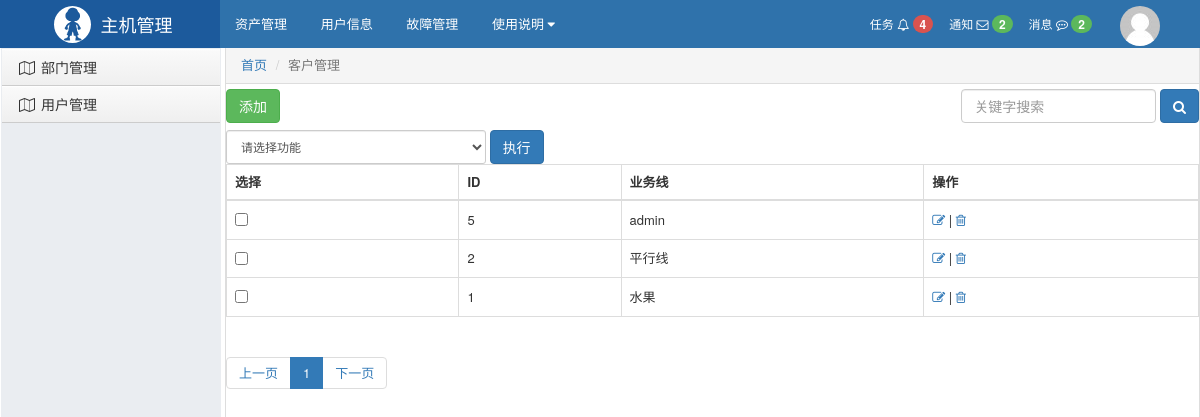
The app's page /stark/api/businessunit/list/ with its own data.
### api/models.py (models this page shows, shortened)
class BusinessUnit(models.Model):
    name = models.CharField('业务线', max_length=64, unique=True)
    class Meta:
        verbose_name_plural = "业务线表"

### stark/service/stark.py (the view, shortened to what this page needs)
    def changelist_view(self, request, *args, **kwargs):
        search_list, q, con = self.get_search_condition(request)
        from stark.utils.pagination import Pagination
        total_count = self.model_class.objects.filter(con).count()
        query_params = request.GET.copy()
        query_params._mutable = True
        page = Pagination(request.GET.get('page'), total_count, request.path_info, query_params, per_page=7)
        origin_queryset = self.get_queryset(request, *args, **kwargs)
        queryset = origin_queryset.filter(con).filter(**self.get_list_filter_condition()).order_by(
            *self.get_order_by()).distinct()[page.start:page.end]
        model_form_set_class = self.get_model_form_set_class()
        model_formset = model_form_set_class(queryset=queryset,form_kwargs={'request':request})
        if request.method == "POST" and request.POST.get('_multi_save'):
            model_formset = model_form_set_class(data=request.POST, queryset=queryset,form_kwargs={'request':request})
            if model_formset.is_valid():
                model_formset.save()
                return redirect(self.reverse_list_origin_url())
        cl = ChangeList(self, queryset, q, search_list, page, model_formset)
        context = {
            'cl': cl
        }
        return render(request, 'stark/changelist.html', context)

### stark/service/stark.py (called while the page is built)
    def header_list(self):
        if self.list_display:
            for name_or_func in self.list_display:
                if isinstance(name_or_func, FunctionType):
                    verbose_name = name_or_func(self.config, header=True)
                else:
                    verbose_name = self.config.model_class._meta.get_field(name_or_func).verbose_name
                yield verbose_name
        else:
            yield self.config.model_class._meta.model_name

    def body_list(self):
        if self.list_edit:
            return self.edit_body()
        return self.origin_body()

    def origin_body(self):
        for row in self.queryset:
            row_list = []
            if not self.list_display:
                row_list.append([row, ])
                yield row_list
                continue
            for name_or_func in self.list_display:
                if isinstance(name_or_func, FunctionType):
                    val = name_or_func(self.config, row=row)
                else:
                    val = getattr(row, name_or_func)
                row_list.append([val, ])
            yield row_list

    def display_checkbox(self, row=None, header=False):
        if header:
            return "选择"
        return mark_safe("<input type='checkbox' name='pk' value='%s' />" % row.pk)

    def get_order_by(self):
        return self.order_by

    def get_list_display(self):
        val = []
        val.extend(self.list_display)
        val.append(StarkConfig.display_edit_del('both'))
        return val

    def get_list_edit(self):
        val = []
        val.extend(self.list_edit)
        return val

    def get_add_btn(self):
        return mark_safe('<a href="%s" class="btn btn-success">添加</a>' % self.reverse_add_url())

    def get_model_form_class(self):
        if self.model_form_class:
            return self.model_form_class
        class AddModelForm(StarkModelForm):
            class Meta:
                model = self.model_class
                fields = "__all__"
        return AddModelForm

    def get_model_form_set_class(self):
        model_formset_cls = modelformset_factory(self.model_class, self.get_model_form_class(),
                                                 fields=self.get_list_edit(),
                                                 extra=0)
        return model_formset_cls

    def get_action_list(self):
        val = []
        val.extend(self.action_list)
        return val

### stark/templates/stark/changelist.html (shortened to what this page needs)
{% extends 'layout.html' %}
{% load stark %}
{% block content %}
    <div>
        {% if cl.search_list %}
            <div style="float: right;">
                <form method="GET" class="form-inline">
                    <div class="form-group">
                        <input class="form-control" type="text" name="q" value="{{ cl.q }}" placeholder="关键字搜索">
                        <button class="btn btn-primary" type="submit">
                            <i class="fa fa-search" aria-hidden="true"></i>
                        </button>
                    </div>
                </form>
            </div>
        {% endif %}
        <form class="form-horizontal form-group-sm" method="post">
            <div style="margin: 5px 0;">
                {% if cl.add_btn %}
                    {{ cl.add_btn }}
                {% endif %}
            </div>
            {% if cl.action_list %}
                <div class="">
                    <div class="select-div">
                        <select name="action" class="form-control" style="min-width: 200px;">
                            <option>请选择功能</option>
                        </select>
                    </div>
                    <input class="btn btn-primary" type="submit" value="执行" name="_action">
                </div>
            {% endif %}
            {% table cl %}
            <nav aria-label="Page navigation">
                <ul class="pagination">
                    {{ cl.page.page_html|safe }}
                </ul>
            </nav>
        </form>
    </div>
{% endblock %}

### stark/templates/stark/table.html
<table class="table table-bordered">
    <thead>
    <tr>
        {% for item in header_list %}
            <th>{{ item }}</th>
        {% endfor %}
    </tr>
    </thead>
    <tbody>
    {% for row_list in body_list %}
        <tr>
            {% for col in row_list %}
                <td>
                    {% for ele in col %}
                        {{ ele }}
                    {% endfor %}
                </td>
            {% endfor %}
        </tr>
    {% endfor %}
    </tbody>
</table>

### static/css/commons.css (style rules this page uses)
body { margin: 0; }

### templates/layout.html (style rules this page uses)
body { margin: 0; }

### stark/templates/stark/changelist.html (style rules this page uses)
.table > tbody > tr > td { vertical-align: middle; }
.select-div { width:260px;display:inline-block; }
.select-div .form-control { height:34px!important;line-height: 34px!important;position: relative;top: 2px; }

### records on screen
BusinessUnit: col "admin"
BusinessUnit: col "平行线"
BusinessUnit: col "水果"

### other values on screen
{{ cl.add_btn }} "添加"
{{ item }} "选择" "ID" "业务线" "操作"
{{ ele }} "5" "|" "2" "|" "1" "|"
{{ cl.page.page_html|safe }} "上一页 1 下一页"
